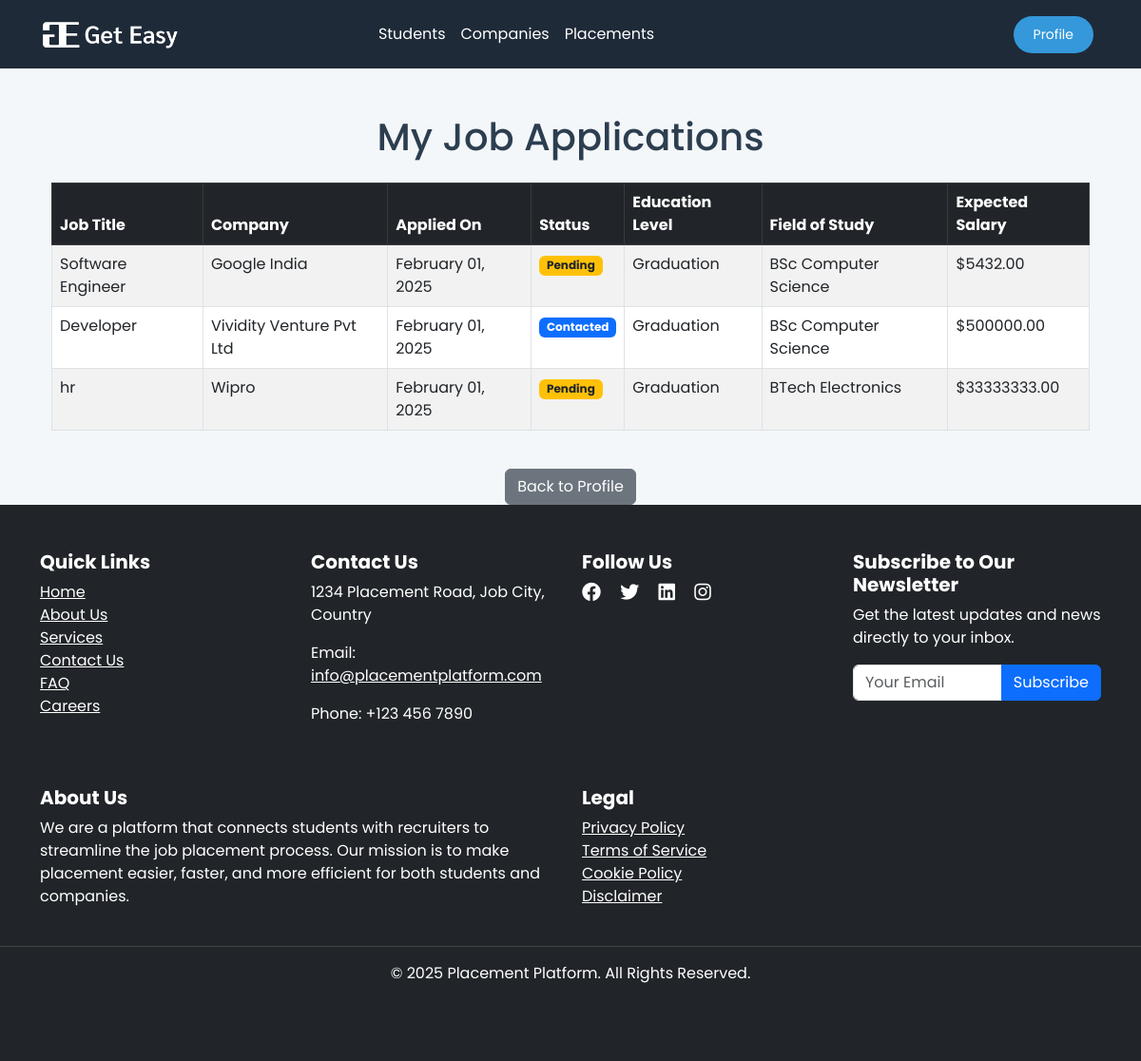
Screenshot of /my-applications/ (signed in) with the database file from the repository.
### placeapp/models.py (models this page shows, shortened)
class JobApplication(models.Model):
    EDUCATION_LEVEL_CHOICES = [
        ('Graduation', 'Graduation'),
        ('Master', 'Master'),
    ]
    GRADUATION_FIELDS = [
        ('BSc Computer Science', 'BSc Computer Science'),
        ('BSc IT', 'BSc IT'),
        ('BCom', 'BCom'),
        ('BBA', 'BBA'),
        ('BE Mechanical', 'BE Mechanical'),
        ('BE Electrical', 'BE Electrical'),
        ('BTech Civil', 'BTech Civil'),
        ('BTech CSE', 'BTech CSE'),
        ('BTech ECE', 'BTech ECE'),
        ('BTech Electronics', 'BTech Electronics'),
        ('Other', 'Other'),
    ]
    MASTER_FIELDS = [
        ('MSc Computer Science', 'MSc Computer Science'),
        ('MBA', 'MBA'),
        ('MCom', 'MCom'),
        ('ME Mechanical', 'ME Mechanical'),
        ('ME Electrical', 'ME Electrical'),
        ('MTech Civil', 'MTech Civil'),
        ('MTech Electronics', 'MTech Electronics'),
        ('MA Economics', 'MA Economics'),
        ('Other', 'Other'),
    ]
    STATUS_CHOICES = [
        ('pending', 'Pending'),
        ('shortlisted', 'Shortlisted'),
        ('contacted', 'Contacted'),
        ('rejected', 'Rejected'),
    ]
    job = models.ForeignKey("JobOpening", on_delete=models.CASCADE, related_name="applications")
    user = models.ForeignKey("User", on_delete=models.CASCADE, related_name="applications")
    name = models.CharField(max_length=100, help_text="Enter your full name.")
    email = models.EmailField(help_text="Enter a valid email address.")
    phone = models.CharField(max_length=15, help_text="Enter your phone number.")
    skills = models.TextField(help_text="List your skills separated by commas.")
    cover_letter = models.TextField(help_text="Write a detailed cover letter.")
    resume = models.FileField(upload_to='resumes/', help_text="Upload your resume.")
    location = models.CharField(max_length=100, help_text="Enter your current location.")
    education_level = models.CharField(max_length=20, choices=EDUCATION_LEVEL_CHOICES, help_text="Select your education level.")
    field_of_study = models.CharField(max_length=50, help_text="Select your field of study.")
    certification = models.TextField(blank=True, null=True, help_text="List certifications (if any).")
    expected_salary = models.DecimalField(max_digits=10, decimal_places=2, blank=True, null=True, help_text="Enter your expected salary.")
    experience = models.TextField(blank=True, null=True, help_text="Describe your work experience (if any).")
    anything_else = models.TextField(blank=True, null=True, help_text="Add any additional information.")
    applied_on = models.DateTimeField(auto_now_add=True, help_text="Date and time of application submission.")
    status = models.CharField(max_length=15, choices=STATUS_CHOICES, default='pending', help_text="Current status of the application")  # ✅ NEW STATUS FIELD

class JobOpening(models.Model):
    company = models.ForeignKey(Company, related_name='job_openings', on_delete=models.CASCADE)
    session = models.ForeignKey(PlacementSession, related_name='job_openings', on_delete=models.CASCADE)
    position = models.CharField(max_length=100)
    description = models.TextField()
    location = models.CharField(max_length=255)
    qualification = models.CharField(max_length=255)
    skills =  models.CharField(max_length=200)
    posted_on = models.DateField(auto_now_add=True)

class Company(models.Model):
    name = models.CharField(max_length=100)
    description = models.TextField()
    location = models.CharField(max_length=255)
    contact_email = models.EmailField()
    contact_phone = models.CharField(max_length=20)
    website = models.URLField()
    company_picture = models.ImageField(upload_to='company_pictures/', null=True, blank=True)

### placeapp/views.py (the view)
# urls.py: path('my-applications/', views.view_applications, name='view_applications'),
@login_required
def view_applications(request):
    applications = JobApplication.objects.filter(user=request.user).select_related('job')
    return render(request, 'placeapp/view_applications.html', {'applications': applications})

### templates/placeapp/view_applications.html
{% extends 'placeapp/base.html' %}
{% block content %}
<div class="container mt-5">
    <h1 class="text-center mb-4">My Job Applications</h1>
    {% if applications %}
        <div class="table-responsive">
            <table class="table table-striped table-bordered">
                <thead class="table-dark">
                    <tr>
                        <th>Job Title</th>
                        <th>Company</th>
                        <th>Applied On</th>
                        <th>Status</th>
                        <th>Education Level</th>
                        <th>Field of Study</th>
                        <th>Expected Salary</th>
                    </tr>
                </thead>
                <tbody>
                    {% for app in applications %}
                    <tr>
                        <td>{{ app.job.position }}</td>
                        <td>{{ app.job.company.name }}</td>
                        <td>{{ app.applied_on|date:"F d, Y" }}</td>
                        <td>
                            {% if app.status == 'shortlisted' %}
                                <span class="badge bg-success">Shortlisted</span>
                            {% elif app.status == 'contacted' %}
                                <span class="badge bg-primary">Contacted</span>
                            {% elif app.status == 'rejected' %}
                                <span class="badge bg-danger">Rejected</span>
                            {% else %}
                                <span class="badge bg-warning text-dark">Pending</span>
                            {% endif %}
                        </td>
                        <td>{{ app.education_level }}</td>
                        <td>{{ app.field_of_study }}</td>
                        <td>
                            {% if app.expected_salary %}
                                ${{ app.expected_salary }}
                            {% else %}
                                Not Provided
                            {% endif %}
                        </td>
                    </tr>
                    {% endfor %}
                </tbody>
            </table>
        </div>
    {% else %}
        <p class="text-center text-muted">You haven't applied for any jobs yet.</p>
    {% endif %}
    <div class="text-center mt-4">
        <a href="{% url 'profile' %}" class="btn btn-secondary">Back to Profile</a>
    </div>
</div>
{% endblock %}

### templates/placeapp/base.html (style rules this page uses)
:root { --primary-color: #1E2A38; --secondary-color: #3498DB; --accent-color: #E74C3C; --background-color: #F4F7F9; --text-color: #2C3E50; --white: #FFFFFF; }
body { background-color: var(--background-color); color: var(--text-color); font-family: 'Poppins', sans-serif; }

### rows the page displays
JobApplication: job.position "Software Engineer", job.company.name "Google India", applied_on "February 01, 2025", status "Pending", education_level "Graduation", field_of_study "BSc Computer Science", expected_salary "5432.00"
JobApplication: job.position "Developer", job.company.name "Vividity Venture Pvt Ltd", applied_on "February 01, 2025", status "Contacted", education_level "Graduation", field_of_study "BSc Computer Science", expected_salary "500000.00"
JobApplication: job.position "hr", job.company.name "Wipro", applied_on "February 01, 2025", status "Pending", education_level "Graduation", field_of_study "BTech Electronics", expected_salary "33333333.00"
